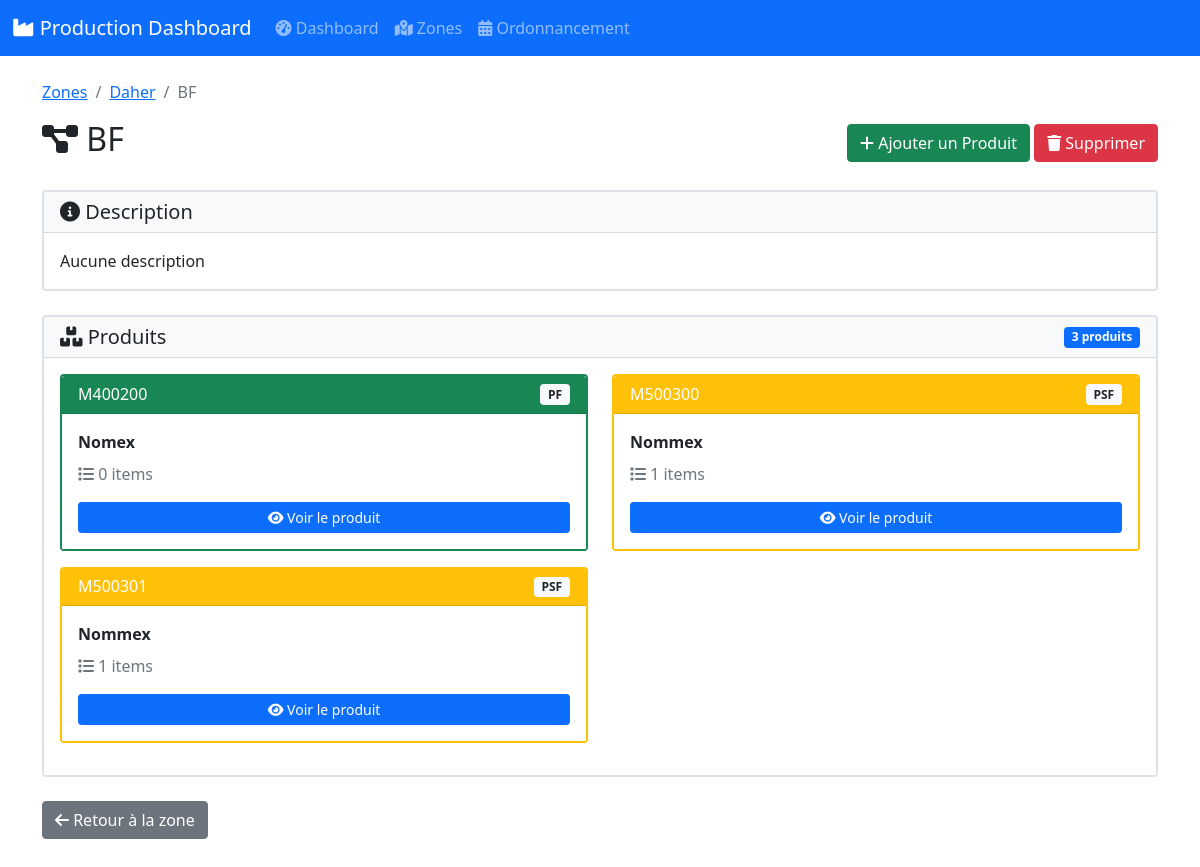
Page /zone/1/projet/1 on the committed database.
### models.py (models this page shows, shortened)
class Zone(db.Model):
    __tablename__ = 'zones'
    id = db.Column(db.Integer, primary_key=True)
    nom = db.Column(db.String(100), nullable=False, unique=True)
    description = db.Column(db.Text)
    date_creation = db.Column(db.DateTime, default=datetime.utcnow)
    projets = db.relationship('Projet', backref='zone', lazy='dynamic', cascade="all, delete-orphan")

class Projet(db.Model):
    __tablename__ = 'projets'
    id = db.Column(db.Integer, primary_key=True)
    nom = db.Column(db.String(100), nullable=False)
    description = db.Column(db.Text)
    zone_id = db.Column(db.Integer, db.ForeignKey('zones.id'), nullable=False)
    date_creation = db.Column(db.DateTime, default=datetime.utcnow)
    produits = db.relationship('Produit', backref='projet', lazy='dynamic', cascade="all, delete-orphan")

class Produit(db.Model):
    __tablename__ = 'produits'
    id = db.Column(db.Integer, primary_key=True)
    reference = db.Column(db.String(50), unique=True, nullable=False)
    designation = db.Column(db.String(200), nullable=False)
    projet_id = db.Column(db.Integer, db.ForeignKey('projets.id'), nullable=False)
    type_produit = db.Column(db.String(20), nullable=False, default='produit_fini')
    items = db.relationship('Item', backref='produit', lazy='dynamic', cascade='all, delete-orphan')
    assemblages = db.relationship(
        'Assemblage',
        foreign_keys='Assemblage.produit_principal_id',
        backref='produit_principal',
        lazy='dynamic',
        cascade='all, delete-orphan'
    )
    date_creation = db.Column(db.DateTime, default=datetime.utcnow)
    @property
    def est_produit_fini(self):
        return self.type_produit == 'produit_fini'

### app.py (the view)
    @app.route('/zone/<int:zone_id>/projet/<int:projet_id>')
    def detail_projet(zone_id, projet_id):
        projet = Projet.query.filter_by(id=projet_id, zone_id=zone_id).first_or_404()
        return render_template('projets/detail.html', zone=projet.zone, projet=projet)

### templates/projets/detail.html (shortened to what this page needs)
{% extends "base.html" %}
{% block content %}
<div class="container mt-4">
    <nav aria-label="breadcrumb">
        <ol class="breadcrumb">
            <li class="breadcrumb-item"><a href="{{ url_for('liste_zones') }}">Zones</a></li>
            <li class="breadcrumb-item"><a href="{{ url_for('detail_zone', zone_id=zone.id) }}">{{ zone.nom }}</a></li>
            <li class="breadcrumb-item active">{{ projet.nom }}</li>
        </ol>
    </nav>
    <div class="d-flex justify-content-between align-items-center mb-4">
        <div>
            <h2><i class="fas fa-project-diagram"></i> {{ projet.nom }}</h2>
        </div>
        <div>
            <a href="{{ url_for('creer_produit', zone_id=zone.id, projet_id=projet.id) }}" class="btn btn-success">
                <i class="fas fa-plus"></i> Ajouter un Produit
            </a>
            <form method="POST" action="{{ url_for('supprimer_projet', zone_id=zone.id, projet_id=projet.id) }}" class="d-inline"
                  onsubmit="return confirm('Supprimer ce projet et tous ses produits ?');">
                <button type="submit" class="btn btn-danger">
                    <i class="fas fa-trash"></i> Supprimer
                </button>
            </form>
        </div>
    </div>
    <div class="card mb-4 bg-white border border-2">
        <div class="card-header bg-light">
            <h5 class="mb-0"><i class="fas fa-info-circle"></i> Description</h5>
        </div>
        <div class="card-body bg-white text-dark">
            {{ projet.description or "Aucune description" }}
        </div>
    </div>
    <div class="card mb-4 bg-white border border-2">
        <div class="card-header bg-light d-flex justify-content-between align-items-center">
            <h5 class="mb-0"><i class="fas fa-boxes"></i> Produits</h5>
            <span class="badge bg-primary">{{ projet.produits.count() }} produits</span>
        </div>
        <div class="card-body bg-white text-dark">
            {% if projet.produits.count() > 0 %}
                <div class="row">
                    {% for produit in projet.produits.all() %}
                    <div class="col-md-6 mb-3">
                        <div class="card h-100 bg-white border-{{ 'success' if produit.est_produit_fini else 'warning' }} border-2">
                            <div class="card-header bg-{{ 'success' if produit.est_produit_fini else 'warning' }} text-white">
                                <div class="d-flex justify-content-between align-items-center">
                                    <h6 class="mb-0">{{ produit.reference }}</h6>
                                    <span class="badge bg-light text-dark">
                                        {{ 'PF' if produit.est_produit_fini else 'PSF' }}
                                    </span>
                                </div>
                            </div>
                            <div class="card-body bg-white text-dark">
                                <p class="mb-2"><strong>{{ produit.designation }}</strong></p>
                                <p class="text-muted mb-3">
                                    <i class="fas fa-list"></i> {{ produit.items.count() }} items
                                </p>
                                <a href="{{ url_for('detail_produit', zone_id=zone.id, projet_id=projet.id, produit_id=produit.id) }}"
                                   class="btn btn-primary btn-sm w-100">
                                    <i class="fas fa-eye"></i> Voir le produit
                                </a>
                            </div>
                        </div>
                    </div>
                    {% endfor %}
                </div>
            {% endif %}
        </div>
    </div>
    <div class="mt-4">
        <a href="{{ url_for('detail_zone', zone_id=zone.id) }}" class="btn btn-secondary">
            <i class="fas fa-arrow-left"></i> Retour à la zone
        </a>
    </div>
</div>
{% endblock %}

### static/css/style.css (style rules this page uses)
.card { transition: all 0.3s; }
.badge { font-size: 0.75rem; }

### rows in the picture
Zone: nom "Daher"
Projet: nom "BF", description "Aucune description"
Produit: reference "M400200", type_produit "PF", designation "Nomex", items.count "0"
Produit: reference "M500300", type_produit "PSF", designation "Nommex", items.count "1"
Produit: reference "M500301", type_produit "PSF", designation "Nommex", items.count "1"

### other values in the picture
{{ projet.produits.count() }} "3"
